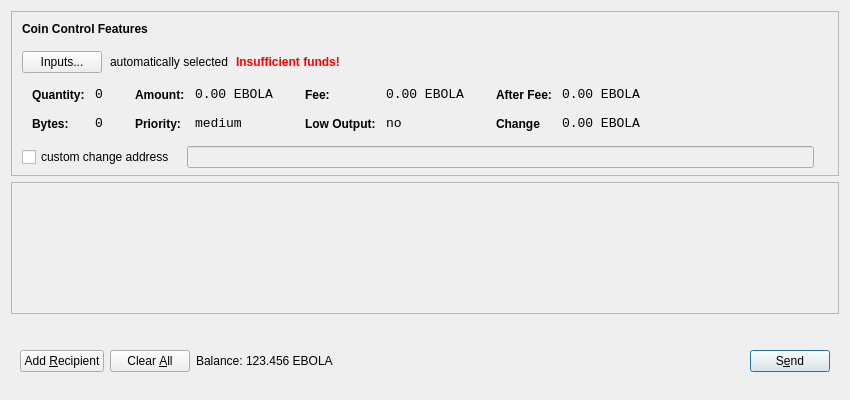
<?xml version="1.0" encoding="UTF-8"?>
<ui version="4.0">
 <class>SendCoinsDialog</class>
 <widget class="QDialog" name="SendCoinsDialog">
  <property name="geometry">
   <rect>
    <x>0</x>
    <y>0</y>
    <width>850</width>
    <height>400</height>
   </rect>
  </property>
  <property name="windowTitle">
   <string>Send Coins</string>
  </property>
  <layout class="QVBoxLayout" name="verticalLayout" stretch="0,1,0">
   <property name="bottomMargin">
    <number>8</number>
   </property>
   <item>
    <widget class="QFrame" name="frameCoinControl">
     <property name="sizePolicy">
      <sizepolicy hsizetype="Expanding" vsizetype="Expanding">
       <horstretch>0</horstretch>
       <verstretch>0</verstretch>
      </sizepolicy>
     </property>
     <property name="maximumSize">
      <size>
       <width>16777215</width>
       <height>16777215</height>
      </size>
     </property>
     <property name="frameShape">
      <enum>QFrame::StyledPanel</enum>
     </property>
     <property name="frameShadow">
      <enum>QFrame::Sunken</enum>
     </property>
     <layout class="QVBoxLayout" name="verticalLayoutCoinControl2">
      <property name="spacing">
       <number>6</number>
      </property>
      <property name="leftMargin">
       <number>0</number>
      </property>
      <property name="topMargin">
       <number>0</number>
      </property>
      <property name="rightMargin">
       <number>0</number>
      </property>
      <property name="bottomMargin">
       <number>6</number>
      </property>
      <item>
       <layout class="QVBoxLayout" name="verticalLayoutCoinControl" stretch="0,0,0,0,1">
        <property name="spacing">
         <number>0</number>
        </property>
        <property name="leftMargin">
         <number>10</number>
        </property>
        <property name="topMargin">
         <number>10</number>
        </property>
        <item>
         <layout class="QHBoxLayout" name="horizontalLayoutCoinControl1">
          <property name="bottomMargin">
           <number>15</number>
          </property>
          <item>
           <widget class="QLabel" name="labelCoinControlFeatures">
            <property name="sizePolicy">
             <sizepolicy hsizetype="Preferred" vsizetype="Maximum">
              <horstretch>0</horstretch>
              <verstretch>0</verstretch>
             </sizepolicy>
            </property>
            <property name="font">
             <font>
              <weight>75</weight>
              <bold>true</bold>
             </font>
            </property>
            <property name="styleSheet">
             <string notr="true">font-weight:bold;</string>
            </property>
            <property name="text">
             <string>Coin Control Features</string>
            </property>
           </widget>
          </item>
         </layout>
        </item>
        <item>
         <layout class="QHBoxLayout" name="horizontalLayoutCoinControl2" stretch="0,0,0,0">
          <property name="spacing">
           <number>8</number>
          </property>
          <property name="bottomMargin">
           <number>10</number>
          </property>
          <item>
           <widget class="QPushButton" name="pushButtonCoinControl">
            <property name="styleSheet">
             <string notr="true"/>
            </property>
            <property name="text">
             <string>Inputs...</string>
            </property>
           </widget>
          </item>
          <item>
           <widget class="QLabel" name="labelCoinControlAutomaticallySelected">
            <property name="text">
             <string>automatically selected</string>
            </property>
            <property name="margin">
             <number>5</number>
            </property>
           </widget>
          </item>
          <item>
           <widget class="QLabel" name="labelCoinControlInsuffFunds">
            <property name="font">
             <font>
              <weight>75</weight>
              <bold>true</bold>
             </font>
            </property>
            <property name="styleSheet">
             <string notr="true">color:red;font-weight:bold;</string>
            </property>
            <property name="text">
             <string>Insufficient funds!</string>
            </property>
            <property name="margin">
             <number>5</number>
            </property>
           </widget>
          </item>
          <item>
           <spacer name="horizontalSpacerCoinControl">
            <property name="orientation">
             <enum>Qt::Horizontal</enum>
            </property>
            <property name="sizeHint" stdset="0">
             <size>
              <width>40</width>
              <height>1</height>
             </size>
            </property>
           </spacer>
          </item>
         </layout>
        </item>
        <item>
         <widget class="QWidget" name="widgetCoinControl" native="true">
          <property name="sizePolicy">
           <sizepolicy hsizetype="Preferred" vsizetype="Preferred">
            <horstretch>0</horstretch>
            <verstretch>0</verstretch>
           </sizepolicy>
          </property>
          <property name="minimumSize">
           <size>
            <width>0</width>
            <height>0</height>
           </size>
          </property>
          <property name="styleSheet">
           <string notr="true"/>
          </property>
          <layout class="QHBoxLayout" name="horizontalLayoutCoinControl5">
           <property name="leftMargin">
            <number>0</number>
           </property>
           <property name="topMargin">
            <number>0</number>
           </property>
           <property name="rightMargin">
            <number>0</number>
           </property>
           <property name="bottomMargin">
            <number>0</number>
           </property>
           <item>
            <layout class="QHBoxLayout" name="horizontalLayoutCoinControl3" stretch="0,0,0,1">
             <property name="spacing">
              <number>20</number>
             </property>
             <property name="topMargin">
              <number>0</number>
             </property>
             <property name="bottomMargin">
              <number>10</number>
             </property>
             <item>
              <layout class="QFormLayout" name="formLayoutCoinControl1">
               <property name="horizontalSpacing">
                <number>10</number>
               </property>
               <property name="verticalSpacing">
                <number>14</number>
               </property>
               <property name="leftMargin">
                <number>10</number>
               </property>
               <property name="topMargin">
                <number>4</number>
               </property>
               <property name="rightMargin">
                <number>6</number>
               </property>
               <item row="0" column="0">
                <widget class="QLabel" name="labelCoinControlQuantityText">
                 <property name="styleSheet">
                  <string notr="true">font-weight:bold;</string>
                 </property>
                 <property name="text">
                  <string>Quantity:</string>
                 </property>
                 <property name="margin">
                  <number>0</number>
                 </property>
                </widget>
               </item>
               <item row="0" column="1">
                <widget class="QLabel" name="labelCoinControlQuantity">
                 <property name="font">
                  <font>
                   <family>Monospace</family>
                   <pointsize>10</pointsize>
                  </font>
                 </property>
                 <property name="cursor">
                  <cursorShape>IBeamCursor</cursorShape>
                 </property>
                 <property name="contextMenuPolicy">
                  <enum>Qt::ActionsContextMenu</enum>
                 </property>
                 <property name="text">
                  <string>0</string>
                 </property>
                 <property name="margin">
                  <number>0</number>
                 </property>
                 <property name="textInteractionFlags">
                  <set>Qt::LinksAccessibleByMouse|Qt::TextSelectableByKeyboard|Qt::TextSelectableByMouse</set>
                 </property>
                </widget>
               </item>
               <item row="1" column="0">
                <widget class="QLabel" name="labelCoinControlBytesText">
                 <property name="styleSheet">
                  <string notr="true">font-weight:bold;</string>
                 </property>
                 <property name="text">
                  <string>Bytes:</string>
                 </property>
                </widget>
               </item>
               <item row="1" column="1">
                <widget class="QLabel" name="labelCoinControlBytes">
                 <property name="font">
                  <font>
                   <family>Monospace</family>
                   <pointsize>10</pointsize>
                  </font>
                 </property>
                 <property name="cursor">
                  <cursorShape>IBeamCursor</cursorShape>
                 </property>
                 <property name="contextMenuPolicy">
                  <enum>Qt::ActionsContextMenu</enum>
                 </property>
                 <property name="text">
                  <string>0</string>
                 </property>
                 <property name="textInteractionFlags">
                  <set>Qt::LinksAccessibleByMouse|Qt::TextSelectableByKeyboard|Qt::TextSelectableByMouse</set>
                 </property>
                </widget>
               </item>
              </layout>
             </item>
             <item>
              <layout class="QFormLayout" name="formLayoutCoinControl2">
               <property name="horizontalSpacing">
                <number>10</number>
               </property>
               <property name="verticalSpacing">
                <number>14</number>
               </property>
               <property name="leftMargin">
                <number>6</number>
               </property>
               <property name="topMargin">
                <number>4</number>
               </property>
               <property name="rightMargin">
                <number>6</number>
               </property>
               <item row="0" column="0">
                <widget class="QLabel" name="labelCoinControlAmountText">
                 <property name="styleSheet">
                  <string notr="true">font-weight:bold;</string>
                 </property>
                 <property name="text">
                  <string>Amount:</string>
                 </property>
                 <property name="margin">
                  <number>0</number>
                 </property>
                </widget>
               </item>
               <item row="0" column="1">
                <widget class="QLabel" name="labelCoinControlAmount">
                 <property name="font">
                  <font>
                   <family>Monospace</family>
                   <pointsize>10</pointsize>
                  </font>
                 </property>
                 <property name="cursor">
                  <cursorShape>IBeamCursor</cursorShape>
                 </property>
                 <property name="contextMenuPolicy">
                  <enum>Qt::ActionsContextMenu</enum>
                 </property>
                 <property name="text">
                  <string>0.00 EBOLA</string>
                 </property>
                 <property name="textInteractionFlags">
                  <set>Qt::LinksAccessibleByMouse|Qt::TextSelectableByKeyboard|Qt::TextSelectableByMouse</set>
                 </property>
                </widget>
               </item>
               <item row="1" column="0">
                <widget class="QLabel" name="labelCoinControlPriorityText">
                 <property name="styleSheet">
                  <string notr="true">font-weight:bold;</string>
                 </property>
                 <property name="text">
                  <string>Priority:</string>
                 </property>
                </widget>
               </item>
               <item row="1" column="1">
                <widget class="QLabel" name="labelCoinControlPriority">
                 <property name="font">
                  <font>
                   <family>Monospace</family>
                   <pointsize>10</pointsize>
                  </font>
                 </property>
                 <property name="cursor">
                  <cursorShape>IBeamCursor</cursorShape>
                 </property>
                 <property name="contextMenuPolicy">
                  <enum>Qt::ActionsContextMenu</enum>
                 </property>
                 <property name="text">
                  <string>medium</string>
                 </property>
                 <property name="textInteractionFlags">
                  <set>Qt::LinksAccessibleByMouse|Qt::TextSelectableByKeyboard|Qt::TextSelectableByMouse</set>
                 </property>
                </widget>
               </item>
              </layout>
             </item>
             <item>
              <layout class="QFormLayout" name="formLayoutCoinControl3">
               <property name="horizontalSpacing">
                <number>10</number>
               </property>
               <property name="verticalSpacing">
                <number>14</number>
               </property>
               <property name="leftMargin">
                <number>6</number>
               </property>
               <property name="topMargin">
                <number>4</number>
               </property>
               <property name="rightMargin">
                <number>6</number>
               </property>
               <item row="0" column="0">
                <widget class="QLabel" name="labelCoinControlFeeText">
                 <property name="styleSheet">
                  <string notr="true">font-weight:bold;</string>
                 </property>
                 <property name="text">
                  <string>Fee:</string>
                 </property>
                 <property name="margin">
                  <number>0</number>
                 </property>
                </widget>
               </item>
               <item row="0" column="1">
                <widget class="QLabel" name="labelCoinControlFee">
                 <property name="font">
                  <font>
                   <family>Monospace</family>
                   <pointsize>10</pointsize>
                  </font>
                 </property>
                 <property name="cursor">
                  <cursorShape>IBeamCursor</cursorShape>
                 </property>
                 <property name="contextMenuPolicy">
                  <enum>Qt::ActionsContextMenu</enum>
                 </property>
                 <property name="text">
                  <string>0.00 EBOLA</string>
                 </property>
                 <property name="textInteractionFlags">
                  <set>Qt::LinksAccessibleByMouse|Qt::TextSelectableByKeyboard|Qt::TextSelectableByMouse</set>
                 </property>
                </widget>
               </item>
               <item row="1" column="0">
                <widget class="QLabel" name="labelCoinControlLowOutputText">
                 <property name="styleSheet">
                  <string notr="true">font-weight:bold;</string>
                 </property>
                 <property name="text">
                  <string>Low Output:</string>
                 </property>
                </widget>
               </item>
               <item row="1" column="1">
                <widget class="QLabel" name="labelCoinControlLowOutput">
                 <property name="font">
                  <font>
                   <family>Monospace</family>
                   <pointsize>10</pointsize>
                  </font>
                 </property>
                 <property name="cursor">
                  <cursorShape>IBeamCursor</cursorShape>
                 </property>
                 <property name="contextMenuPolicy">
                  <enum>Qt::ActionsContextMenu</enum>
                 </property>
                 <property name="text">
                  <string>no</string>
                 </property>
                 <property name="textInteractionFlags">
                  <set>Qt::LinksAccessibleByMouse|Qt::TextSelectableByKeyboard|Qt::TextSelectableByMouse</set>
                 </property>
                </widget>
               </item>
              </layout>
             </item>
             <item>
              <layout class="QFormLayout" name="formLayoutCoinControl4">
               <property name="horizontalSpacing">
                <number>10</number>
               </property>
               <property name="verticalSpacing">
                <number>14</number>
               </property>
               <property name="leftMargin">
                <number>6</number>
               </property>
               <property name="topMargin">
                <number>4</number>
               </property>
               <property name="rightMargin">
                <number>6</number>
               </property>
               <item row="0" column="0">
                <widget class="QLabel" name="labelCoinControlAfterFeeText">
                 <property name="styleSheet">
                  <string notr="true">font-weight:bold;</string>
                 </property>
                 <property name="text">
                  <string>After Fee:</string>
                 </property>
                 <property name="margin">
                  <number>0</number>
                 </property>
                </widget>
               </item>
               <item row="0" column="1">
                <widget class="QLabel" name="labelCoinControlAfterFee">
                 <property name="font">
                  <font>
                   <family>Monospace</family>
                   <pointsize>10</pointsize>
                  </font>
                 </property>
                 <property name="cursor">
                  <cursorShape>IBeamCursor</cursorShape>
                 </property>
                 <property name="contextMenuPolicy">
                  <enum>Qt::ActionsContextMenu</enum>
                 </property>
                 <property name="text">
                  <string>0.00 EBOLA</string>
                 </property>
                 <property name="textInteractionFlags">
                  <set>Qt::LinksAccessibleByMouse|Qt::TextSelectableByKeyboard|Qt::TextSelectableByMouse</set>
                 </property>
                </widget>
               </item>
               <item row="1" column="0">
                <widget class="QLabel" name="labelCoinControlChangeText">
                 <property name="styleSheet">
                  <string notr="true">font-weight:bold;</string>
                 </property>
                 <property name="text">
                  <string>Change</string>
                 </property>
                </widget>
               </item>
               <item row="1" column="1">
                <widget class="QLabel" name="labelCoinControlChange">
                 <property name="font">
                  <font>
                   <family>Monospace</family>
                   <pointsize>10</pointsize>
                  </font>
                 </property>
                 <property name="cursor">
                  <cursorShape>IBeamCursor</cursorShape>
                 </property>
                 <property name="contextMenuPolicy">
                  <enum>Qt::ActionsContextMenu</enum>
                 </property>
                 <property name="text">
                  <string>0.00 EBOLA</string>
                 </property>
                 <property name="textInteractionFlags">
                  <set>Qt::LinksAccessibleByMouse|Qt::TextSelectableByKeyboard|Qt::TextSelectableByMouse</set>
                 </property>
                </widget>
               </item>
              </layout>
             </item>
            </layout>
           </item>
          </layout>
         </widget>
        </item>
        <item>
         <layout class="QHBoxLayout" name="horizontalLayoutCoinControl4" stretch="0,0,0">
          <property name="spacing">
           <number>12</number>
          </property>
          <property name="sizeConstraint">
           <enum>QLayout::SetDefaultConstraint</enum>
          </property>
          <property name="topMargin">
           <number>5</number>
          </property>
          <property name="rightMargin">
           <number>5</number>
          </property>
          <item>
           <widget class="QCheckBox" name="checkBoxCoinControlChange">
            <property name="text">
             <string>custom change address</string>
            </property>
           </widget>
          </item>
          <item>
           <widget class="QLineEdit" name="lineEditCoinControlChange">
            <property name="enabled">
             <bool>false</bool>
            </property>
            <property name="sizePolicy">
             <sizepolicy hsizetype="Expanding" vsizetype="Fixed">
              <horstretch>0</horstretch>
              <verstretch>0</verstretch>
             </sizepolicy>
            </property>
           </widget>
          </item>
          <item>
           <widget class="QLabel" name="labelCoinControlChangeLabel">
            <property name="sizePolicy">
             <sizepolicy hsizetype="Preferred" vsizetype="Expanding">
              <horstretch>0</horstretch>
              <verstretch>0</verstretch>
             </sizepolicy>
            </property>
            <property name="minimumSize">
             <size>
              <width>0</width>
              <height>0</height>
             </size>
            </property>
            <property name="text">
             <string/>
            </property>
            <property name="margin">
             <number>3</number>
            </property>
           </widget>
          </item>
         </layout>
        </item>
        <item>
         <spacer name="verticalSpacerCoinControl">
          <property name="orientation">
           <enum>Qt::Vertical</enum>
          </property>
          <property name="sizeHint" stdset="0">
           <size>
            <width>800</width>
            <height>1</height>
           </size>
          </property>
         </spacer>
        </item>
       </layout>
      </item>
     </layout>
    </widget>
   </item>
   <item>
    <widget class="QScrollArea" name="scrollArea">
     <property name="widgetResizable">
      <bool>true</bool>
     </property>
     <widget class="QWidget" name="scrollAreaWidgetContents">
      <property name="geometry">
       <rect>
        <x>0</x>
        <y>0</y>
        <width>830</width>
        <height>104</height>
       </rect>
      </property>
      <layout class="QVBoxLayout" name="verticalLayout_2">
       <property name="leftMargin">
        <number>0</number>
       </property>
       <property name="topMargin">
        <number>0</number>
       </property>
       <property name="rightMargin">
        <number>0</number>
       </property>
       <property name="bottomMargin">
        <number>0</number>
       </property>
       <item>
        <layout class="QVBoxLayout" name="entries">
         <property name="spacing">
          <number>6</number>
         </property>
        </layout>
       </item>
       <item>
        <spacer name="verticalSpacer">
         <property name="orientation">
          <enum>Qt::Vertical</enum>
         </property>
         <property name="sizeHint" stdset="0">
          <size>
           <width>20</width>
           <height>40</height>
          </size>
         </property>
        </spacer>
       </item>
      </layout>
     </widget>
    </widget>
   </item>
   <item>
    <widget class="QWidget" name="buttonBar" native="true">
     <layout class="QHBoxLayout" name="horizontalLayout">
      <property name="leftMargin">
       <number>9</number>
      </property>
      <property name="topMargin">
       <number>30</number>
      </property>
      <property name="rightMargin">
       <number>9</number>
      </property>
      <property name="bottomMargin">
       <number>20</number>
      </property>
      <item>
       <widget class="QPushButton" name="addButton">
        <property name="maximumSize">
         <size>
          <width>136</width>
          <height>36</height>
         </size>
        </property>
        <property name="toolTip">
         <string>Send to multiple recipients at once</string>
        </property>
        <property name="text">
         <string>Add &amp;Recipient</string>
        </property>
        <property name="autoDefault">
         <bool>false</bool>
        </property>
       </widget>
      </item>
      <item>
       <widget class="QPushButton" name="clearButton">
        <property name="sizePolicy">
         <sizepolicy hsizetype="Minimum" vsizetype="Fixed">
          <horstretch>0</horstretch>
          <verstretch>0</verstretch>
         </sizepolicy>
        </property>
        <property name="maximumSize">
         <size>
          <width>100</width>
          <height>36</height>
         </size>
        </property>
        <property name="toolTip">
         <string>Remove all transaction fields</string>
        </property>
        <property name="text">
         <string>Clear &amp;All</string>
        </property>
        <property name="autoRepeatDelay">
         <number>300</number>
        </property>
        <property name="autoDefault">
         <bool>false</bool>
        </property>
       </widget>
      </item>
      <item>
       <layout class="QHBoxLayout" name="horizontalLayout_2">
        <property name="spacing">
         <number>3</number>
        </property>
        <item>
         <widget class="QLabel" name="label">
          <property name="sizePolicy">
           <sizepolicy hsizetype="Preferred" vsizetype="Fixed">
            <horstretch>0</horstretch>
            <verstretch>0</verstretch>
           </sizepolicy>
          </property>
          <property name="text">
           <string>Balance:</string>
          </property>
         </widget>
        </item>
        <item>
         <widget class="QLabel" name="labelBalance">
          <property name="sizePolicy">
           <sizepolicy hsizetype="Preferred" vsizetype="Fixed">
            <horstretch>0</horstretch>
            <verstretch>0</verstretch>
           </sizepolicy>
          </property>
          <property name="cursor">
           <cursorShape>IBeamCursor</cursorShape>
          </property>
          <property name="text">
           <string>123.456 EBOLA</string>
          </property>
          <property name="textInteractionFlags">
           <set>Qt::LinksAccessibleByMouse|Qt::TextSelectableByKeyboard|Qt::TextSelectableByMouse</set>
          </property>
         </widget>
        </item>
       </layout>
      </item>
      <item>
       <spacer name="horizontalSpacer">
        <property name="orientation">
         <enum>Qt::Horizontal</enum>
        </property>
        <property name="sizeHint" stdset="0">
         <size>
          <width>40</width>
          <height>20</height>
         </size>
        </property>
       </spacer>
      </item>
      <item>
       <widget class="QPushButton" name="sendButton">
        <property name="maximumSize">
         <size>
          <width>96</width>
          <height>36</height>
         </size>
        </property>
        <property name="toolTip">
         <string>Confirm the send action</string>
        </property>
        <property name="text">
         <string>S&amp;end</string>
        </property>
        <property name="default">
         <bool>true</bool>
        </property>
       </widget>
      </item>
     </layout>
    </widget>
   </item>
  </layout>
 </widget>
 <resources/>
 <connections/>
</ui>
